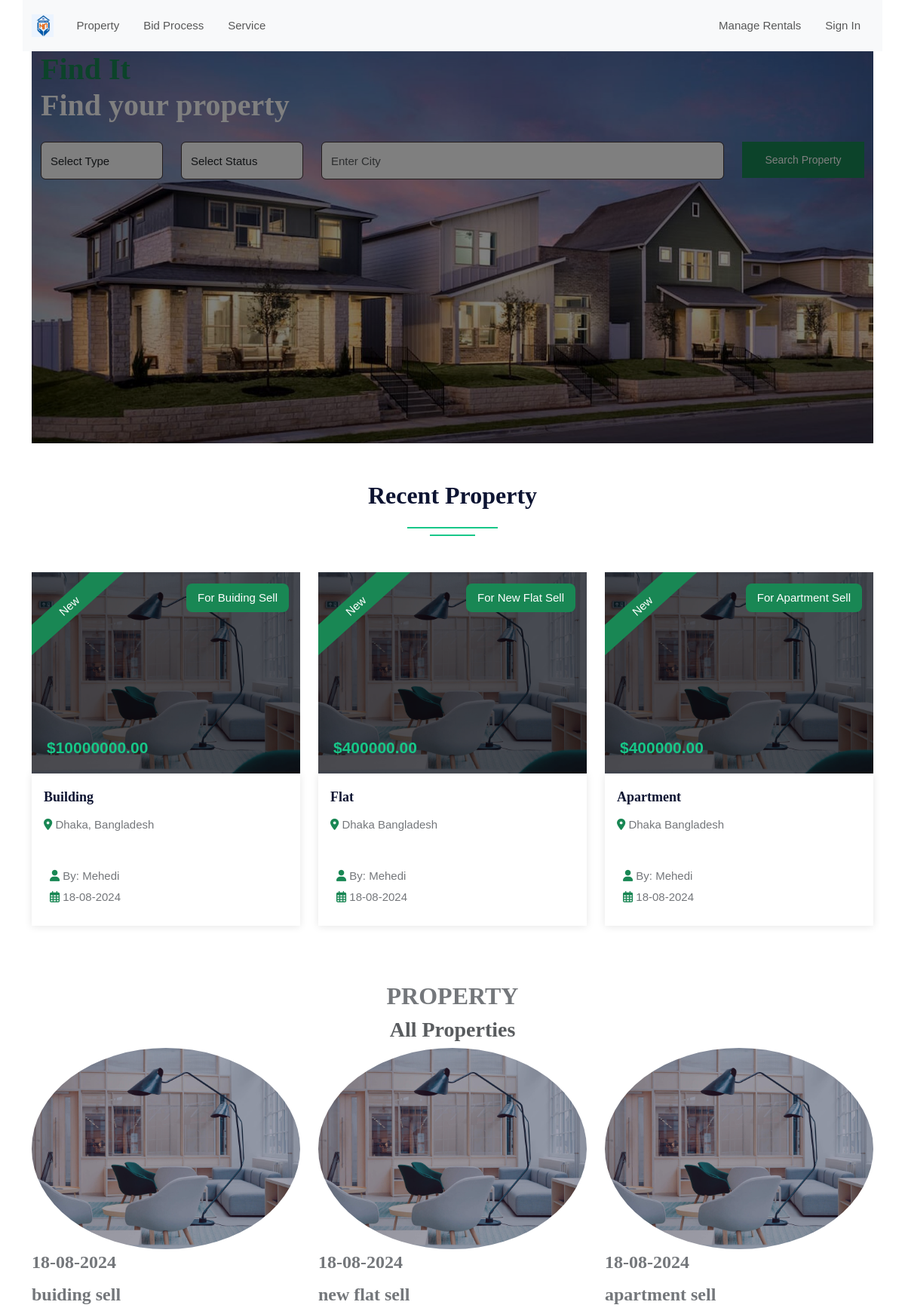
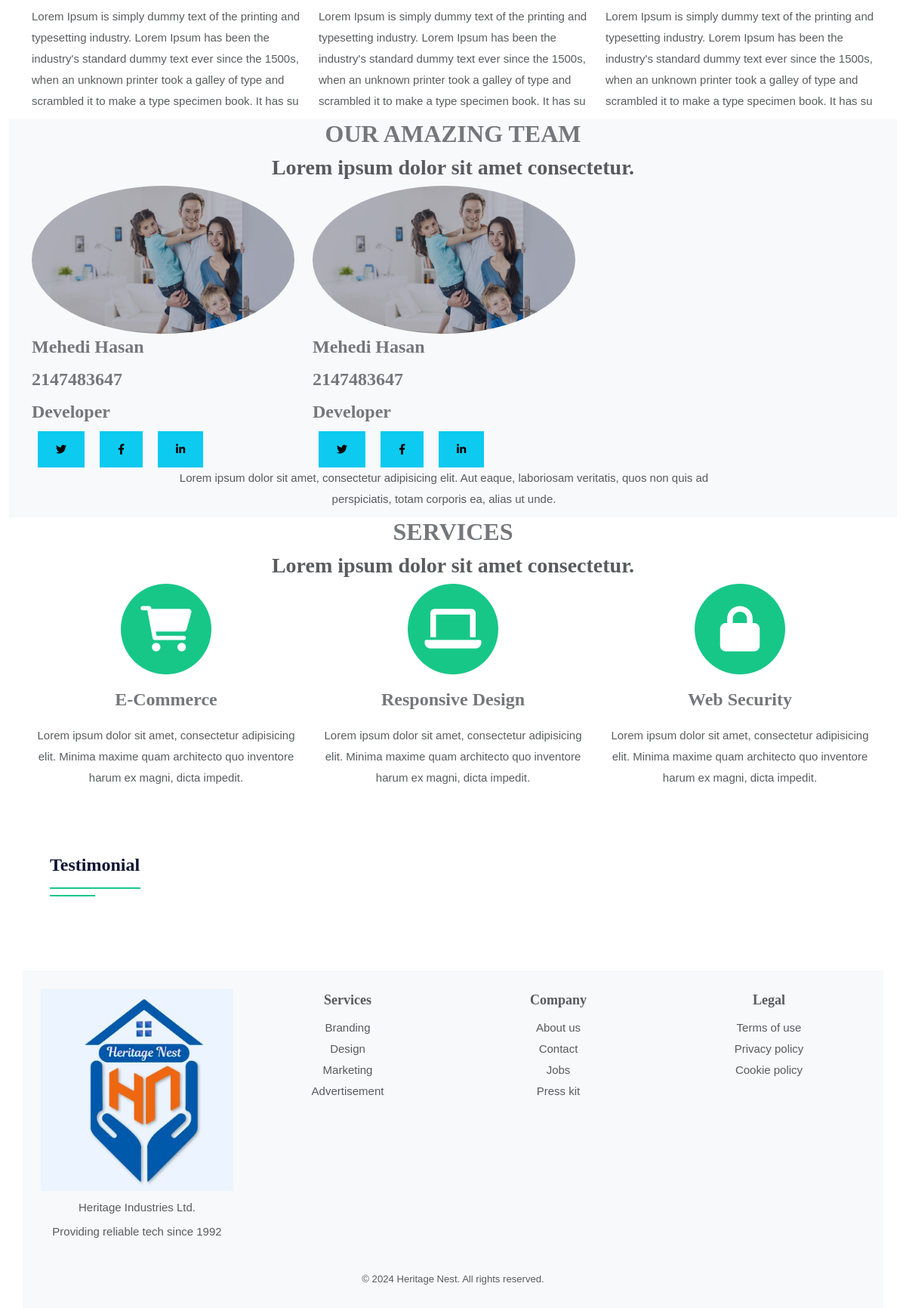
The page / on the database its author committed (2 pictures, top to bottom).
### tables this page shows
CREATE TABLE `properties` (
  `id` bigint(20) unsigned NOT NULL AUTO_INCREMENT,
  `title` varchar(255) DEFAULT NULL,
  `description` varchar(255) DEFAULT NULL,
  `image` varchar(255) DEFAULT NULL,
  `price` decimal(15,2) DEFAULT NULL,
  `location` varchar(255) DEFAULT NULL,
  `user_id` bigint(20) unsigned NOT NULL,
  `highest_bidder` bigint(20) unsigned DEFAULT NULL,
  `highest_bid` decimal(15,2) DEFAULT NULL,
  `p_type` varchar(50) DEFAULT NULL,
  `status` tinyint(4) DEFAULT NULL,
  `created_at` datetime DEFAULT current_timestamp(),
  PRIMARY KEY (`id`),
  KEY `user_id` (`user_id`),
  CONSTRAINT `properties_ibfk_1` FOREIGN KEY (`user_id`) REFERENCES `users` (`id`) ON DELETE CASCADE
);

CREATE TABLE `users` (
  `id` bigint(20) unsigned NOT NULL AUTO_INCREMENT,
  `user_name` varchar(100) DEFAULT NULL,
  `email` varchar(100) DEFAULT NULL,
  `password` varchar(100) DEFAULT NULL,
  `phone` int(15) DEFAULT NULL,
  `address` varchar(255) DEFAULT NULL,
  `role_id` int(11) unsigned NOT NULL,
  `created_at` datetime DEFAULT NULL,
  PRIMARY KEY (`id`),
  KEY `role_id` (`role_id`),
  CONSTRAINT `users_ibfk_1` FOREIGN KEY (`role_id`) REFERENCES `role` (`id`) ON DELETE CASCADE ON UPDATE CASCADE
);

CREATE TABLE `teams_members` (
  `id` bigint(11) unsigned NOT NULL AUTO_INCREMENT,
  `name` varchar(255) DEFAULT NULL,
  `contact` int(20) DEFAULT NULL,
  `role` varchar(255) NOT NULL,
  `image` varchar(255) DEFAULT NULL,
  PRIMARY KEY (`id`)
);

### index.php (the view, shortened to what this page needs)
<?php include('partials/header.php')?>
<?php include('partials/hero_sec.php')?>
<?php include('functions/db.php')?>
        <div class="full-row">
    <div class="container">
        <div class="row">
            <div class="col-md-12">
                <h2 class="text-secondary double-down-line text-center mb-4">Recent Property</h2>
            </div>
            <div class="col-md-12">
                <div class="tab-content mt-4" id="pills-tabContent">
                    <div class="tab-pane fade show active" id="pills-home" role="tabpanel" aria-labelledby="pills-home">
                        <div class="row">
                            <?php
                                $sql = "
                                SELECT properties.*, users.user_name, role.role_name
                                FROM properties
                                JOIN users ON properties.user_id = users.id
                                JOIN role ON users.role_id = role.id
                                ORDER BY CREATED_AT DESC LIMIT 9";
                                $query = $conn->prepare($sql);
                                $query->execute();
                                while($row = $query->fetch(PDO::FETCH_ASSOC)) {
                            ?>
                            <div class="col-md-6 col-lg-4">
                                <div class="featured-thumb hover-zoomer mb-4">
                                    <div class="overlay-black overflow-hidden position-relative">
                                        <img src="assets/images/<?= htmlspecialchars($row['image']) ?>" alt="Property Image" >
                                        <div class="featured bg-success text-white">New</div>
                                        <div class="sale bg-success text-white text-capitalize">For <?php echo $row['title'];?></div>
                                        <div class="price text-primary"><b>$<?php echo $row['price'];?></b></div>
                                    </div>
                                    <div class="featured-thumb-data shadow-one">
                                        <div class="p-3">
                                            <h5 class="text-secondary hover-text-success mb-2 text-capitalize">
                                                <a href="#"><?php echo $row['p_type']; ?></a>
                                            </h5>
                                            <span class="location text-capitalize">
                                                <i class="fas fa-map-marker-alt text-success"></i>
                                                <?php echo $row['location']; ?>
                                            </span>
                                        </div>
                                        <div class="p-4 d-inline-block w-100">
                                            <div class="float-left text-capitalize">
                                                <i class="fas fa-user text-success mr-1"></i>
                                                By: <?php echo $row['user_name']; ?>
                                            </div>
                                            <div class="float-right">
                                                <i class="far fa-calendar-alt text-success mr-1"></i>
                                                <?php echo date('d-m-Y', strtotime($row['created_at'])); ?>
                                            </div>
                                        </div>
                                    </div>
                                </div>
                            </div>
                            <?php
                                }
                            ?>
                        </div>
                    </div>
                </div>
            </div>
        </div>
    </div>
</div>
 <section class="page-section" id="property">
    <div class="container">
        <div class="text-center">
            <h2 class="section-heading text-uppercase">Property</h2>
            <h3 class="section-subheading text-muted">All Properties </h3>
        </div>
        <div class="row">
            <?php
                $sql = "SELECT * FROM properties ORDER BY CREATED_AT DESC";
                $query = $conn->prepare($sql);
                $query->execute();
                while($row = $query->fetch(PDO::FETCH_ASSOC)) {
            ?>
            <div class="col-md-4">
                <div class="timeline-image">
                    <img class="rounded-circle img-fluid" src="assets/images/<?= htmlspecialchars($row['image']) ?>" alt="..." />
                </div>
                <div class="timeline-panel">
                    <div class="timeline-heading">
                        <h4><?php echo date('d-m-Y', strtotime($row['created_at'])); ?></h4>
                        <h4 class="subheading"><?php echo $row['title']; ?></h4>
                    </div>
                    <div class="timeline-body">
                        <p class="text-muted"><?php echo $row['description']; ?></p>
                    </div>
                </div>
            </div>
            <?php
                }
            ?>
        </div>
    </div>
</section>
<section class="page-section bg-light" id="team">
    <div class="container">
        <div class="text-center">
            <h2 class="section-heading text-uppercase">Our Amazing Team</h2>
            <h3 class="section-subheading text-muted">Lorem ipsum dolor sit amet consectetur.</h3>
        </div>
        <div class="row">
        <?php
            $sql = "SELECT * FROM teams_members";
            $query = $conn->prepare($sql);
            $query->execute();
            $cnt = 0;
            while($row = $query->fetch(PDO::FETCH_ASSOC)) {
                if($cnt % 3 == 0) {
                    echo '<div class="row">';
                }
            ?>
                <div class="col-lg-4">
                    <div class="team-member">
                        <img class="rounded-circle img-fluid" src="assets/images/team<?= htmlspecialchars($row['image']) ?>" alt="..." />
                        <h4><?php echo htmlspecialchars($row['name']) ?></h4>
                        <h4><?php echo htmlspecialchars($row['contact']) ?></h4>
                        <h4><?php echo htmlspecialchars($row['role']) ?></h4>
                        <a class="btn btn-info btn-social mx-2" href="#!" aria-label="Twitter Profile">
                            <i class="fab fa-twitter"></i>
                        </a>
                        <a class="btn btn-info btn-social mx-2" href="#!" aria-label="Facebook Profile">
                            <i class="fab fa-facebook-f"></i>
                        </a>
                        <a class="btn btn-info btn-social mx-2" href="#!" aria-label="LinkedIn Profile">
                            <i class="fab fa-linkedin-in"></i>
                        </a>
                    </div>
                </div>
            <?php
                $cnt++;
            }
            if ($cnt > 0) {
                echo '</div>';
            }
        ?>
        <div class="row">
            <div class="col-lg-8 mx-auto text-center">
                <p class="large text-muted">Lorem ipsum dolor sit amet, consectetur adipisicing elit. Aut eaque, laboriosam veritatis, quos non quis ad perspiciatis, totam corporis ea, alias ut unde.</p>
            </div>
        </div>
    </div>
</section>
        <section class="page-section" id="services">
            <div class="container">
                <div class="text-center">
                    <h2 class="section-heading text-uppercase">Services</h2>
                    <h3 class="section-subheading text-muted">Lorem ipsum dolor sit amet consectetur.</h3>
                </div>
                <div class="row text-center">
                    <div class="col-md-4">
                        <span class="fa-stack fa-4x">
                            <i class="fas fa-circle fa-stack-2x text-primary"></i>
                            <i class="fas fa-shopping-cart fa-stack-1x fa-inverse"></i>
                        </span>
                        <h4 class="my-3">E-Commerce</h4>
                        <p class="text-muted">Lorem ipsum dolor sit amet, consectetur adipisicing elit. Minima maxime quam architecto quo inventore harum ex magni, dicta impedit.</p>
                    </div>
                    <div class="col-md-4">
                        <span class="fa-stack fa-4x">
                            <i class="fas fa-circle fa-stack-2x text-primary"></i>
                            <i class="fas fa-laptop fa-stack-1x fa-inverse"></i>
                        </span>
                        <h4 class="my-3">Responsive Design</h4>
                        <p class="text-muted">Lorem ipsum dolor sit amet, consectetur adipisicing elit. Minima maxime quam architecto quo inventore harum ex magni, dicta impedit.</p>
                    </div>
                    <div class="col-md-4">
                        <span class="fa-stack fa-4x">
                            <i class="fas fa-circle fa-stack-2x text-primary"></i>
                            <i class="fas fa-lock fa-stack-1x fa-inverse"></i>
                        </span>
                        <h4 class="my-3">Web Security</h4>
                        <p class="text-muted">Lorem ipsum dolor sit amet, consectetur adipisicing elit. Minima maxime quam architecto quo inventore harum ex magni, dicta impedit.</p>
                    </div>
                </div>
            </div>
        </section>
        <div class="full-row">
    <div class="container">
        <div class="row">
            <div class="col-lg-12">
                <div class="content-sidebar p-4">
                    <div class="mb-3 col-lg-12">
                        <h4 class="double-down-line-left text-secondary position-relative pb-4 mb-4">Testimonial</h4>
                    </div>
                </div>
             </div>
        </div>
    </div>
</div>
<?php include('partials/footer.php')?>

### rows shown on the page
properties: image (picture), title "Buiding Sell", price "10000000.00", p_type "Building", location "Dhaka, Bangladesh", user.user_name "Mehedi", created_at "18-08-2024", title "buiding sell", description "Lorem Ipsum is simply dummy text of the printing and typesetting industry. Lorem Ipsum has been the industry's standard dummy text ever since the 1500s, when an unknown printer took a galley of type and scrambled it to make a type specimen book. It has su"
properties: image (picture), title "New Flat Sell", price "400000.00", p_type "Flat", location "Dhaka Bangladesh", user.user_name "Mehedi", created_at "18-08-2024", title "new flat sell", description "Lorem Ipsum is simply dummy text of the printing and typesetting industry. Lorem Ipsum has been the industry's standard dummy text ever since the 1500s, when an unknown printer took a galley of type and scrambled it to make a type specimen book. It has su"
properties: image (picture), title "Apartment Sell", price "400000.00", p_type "Apartment", location "Dhaka Bangladesh", user.user_name "Mehedi", created_at "18-08-2024", title "apartment sell", description "Lorem Ipsum is simply dummy text of the printing and typesetting industry. Lorem Ipsum has been the industry's standard dummy text ever since the 1500s, when an unknown printer took a galley of type and scrambled it to make a type specimen book. It has su"
teams_members: image (picture), name "Mehedi Hasan", contact "2147483647", role "Developer"
teams_members: image (picture), name "Mehedi Hasan", contact "2147483647", role "Developer"
